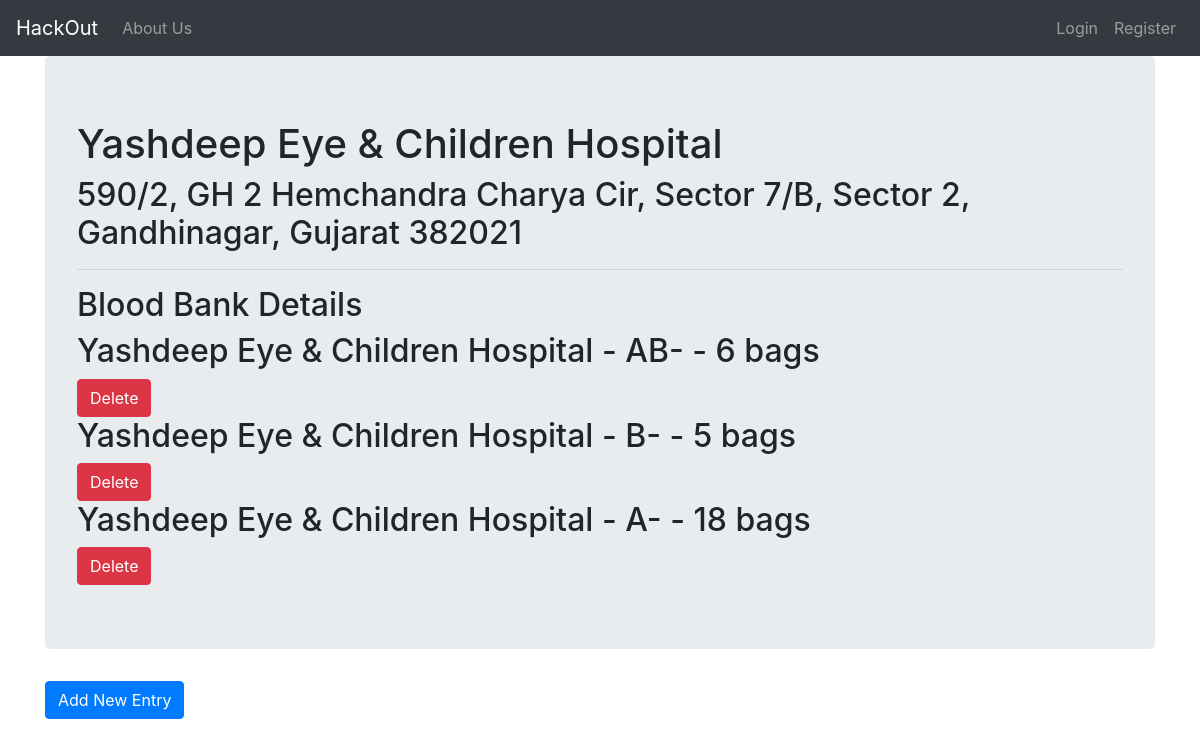
The page /hospital/16 on the database its author committed.
### hospitals/models.py (models this page shows, shortened)
class Hospital(models.Model):
    name = models.CharField(max_length=256)
    address = models.CharField(max_length=256)
    location = models.CharField(max_length=300)
    def __str__(self):
        return self.name

class Entry(models.Model):
    blood_group = models.CharField(max_length=256)
    hospital = models.ForeignKey(
        Hospital, on_delete=models.CASCADE, related_name="entry")
    quantity = models.IntegerField()
    def __str__(self):
        return f"{self.hospital} - {self.blood_group}"

### hospitals/views.py (the view)
# urls.py: path('hospital/<int:pk>', HospitalDetailView.as_view(), name="hospital-detail"),
class HospitalDetailView(DetailView):
    model = Hospital
    template_name = "hospitals/hospital_detail.html"

### hospitals/templates/hospitals/hospital_detail.html
{% extends 'donors/base.html' %}
{% block content %}
    <div class="jumbotron">
        <h1>{{hospital.name}}</h1>
        <h2>{{hospital.address}}</h2>
        <hr>
        <h2>Blood Bank Details</h2>
        {% for entry in hospital.entry.all %}
            <h2>{{entry}} - {{entry.quantity}} bags</h2>
            <a href="{% url 'hospitals:entry-delete' pk=entry.pk %}" class='btn btn-danger'>Delete</a>
        {% endfor %}
    </div>
    <a href="{% url 'hospitals:entry-create' %}" class='btn btn-primary'>Add New Entry</a>
{% endblock content %}

### rows shown on the page
Hospital: name "Yashdeep Eye & Children Hospital", address "590/2, GH 2 Hemchandra Charya Cir, Sector 7/B, Sector 2, Gandhinagar, Gujarat 382021"
Entry: hospital+blood_group "Yashdeep Eye & Children Hospital - AB-", quantity "6"
Entry: hospital+blood_group "Yashdeep Eye & Children Hospital - B-", quantity "5"
Entry: hospital+blood_group "Yashdeep Eye & Children Hospital - A-", quantity "18"
